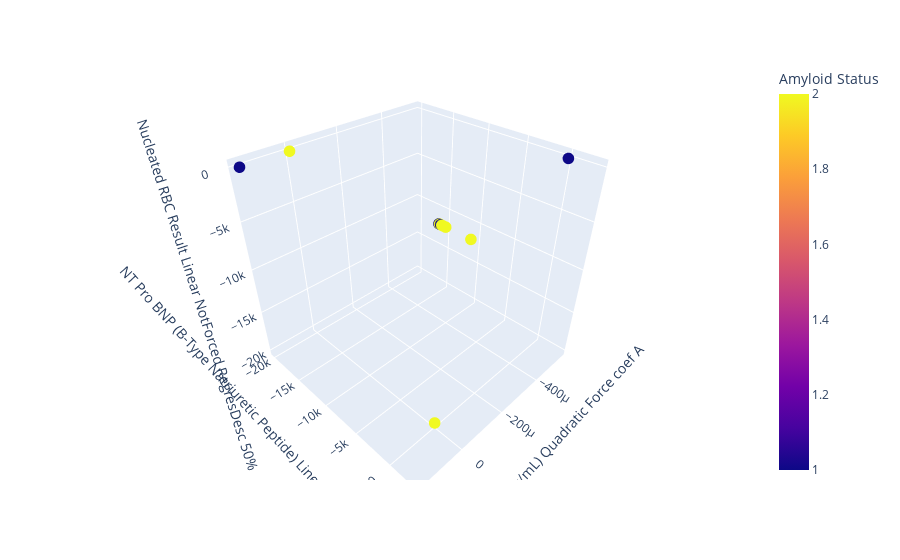

This figure's notebook cell:
### Code cell
fig = px.scatter_3d(dataTable, x=listX[0], y=listX[1], z=listX[2],
              color= y_column_Classification)
fig.update_traces(marker_size = 4)
fig.show()

### Figure 1 — Plotly figure (JSON) as saved in the notebook; plotly's stock layout.template omitted (floating-point values rounded to 4 significant figures)
{"data": [{"hovertemplate": "B12 Result (pg/mL) Quadratic Force coef A=%{x}<br>NT Pro BNP (B-Type Natriuretic Peptide) Linear NotForced RegresDesc 50%=%{y}<br>Nucleated RBC Result Linear NotForced RegresDesc 50%=%{z}<br>Amyloid Status=%{marker.color}<extra></extra>", "legendgroup": "", "marker": {"color": [2, 2, 2, 2, 2, 2, 2, 2, 2, 2, 2, 2, 2, 2, 2, 2, 2, 2, 2, 2, 2, 2, 2, 2, 1, 1, 1, 1, 1, 1, 1, 1, 1, 1, 1, 1, 1, 1, 1, 1, 1, 1, 1, 1, 1, 1, 1, 1], "coloraxis": "coloraxis", "size": 4, "symbol": "circle"}, "mode": "markers", "name": "", "scene": "scene", "showlegend": false, "type": "scatter3d", "x": [0, 0, 0, 0, 0, 0, 0, 0, 0, 0, 0, 0, 0, 0, 0, 0, 0, 0, 0, 0, 0, 0, 0, 0, 0, 0, 0, 0, 0, 0, 0, 0, 0, 0.0001691, 0, 0, 0, 0, 0, 0, 0, 0, 0, 0, 0, 0, -0.0005571, 0], "y": [-5.684e-14, 114.4, -35.03, 2927.0, 0, -20000, 244.0, -103.6, 26.01, 509.3, 0, 0, 0, -176.9, -80.61, 0, -57.33, 0, 0, 0, 17.45, 0, -33.61, 0, 0, 0, 0.05453, 0, 31.26, 0, 0, 1.838, -169.5, -20000, 0, -5.684e-14, -2.274e-13, 0, 18.51, 4.518, 0, 0, -168.8, 21.66, 2.072, 0, 77.07, 0], "z": [0, -0.05607, -0.002713, 0.008985, 0, -0.0006202, -0.002655, -0.0009491, -0.001957, -0.0006354, -20000, -0.001041, 0, -0.00065, -0.001123, -8.674e-19, -0.002824, 0, 0, -0.009454, -8.131e-05, 0, 0, 0.00177, 0, -0.0006501, -0.0002919, 0, -0.00644, -0.003581, 0, 0, -0.004078, -0.006063, 6.939e-18, -0.2036, 0, 0.002027, -0.003069, -0.01153, -0.002566, 0.000479, -0.0008669, -0.003934, -0.003038, 0, -0.001296, -0.005687]}], "layout": {"autosize": true, "coloraxis": {"colorbar": {"title": {"text": "Amyloid Status"}}, "colorscale": [[0, "#0d0887"], [0.1111, "#46039f"], [0.2222, "#7201a8"], [0.3333, "#9c179e"], [0.4444, "#bd3786"], [0.5556, "#d8576b"], [0.6667, "#ed7953"], [0.7778, "#fb9f3a"], [0.8889, "#fdca26"], [1, "#f0f921"]]}, "legend": {"tracegroupgap": 0}, "margin": {"t": 60}, "scene": {"aspectmode": "auto", "aspectratio": {"x": 1, "y": 1, "z": 1}, "domain": {"x": [0, 1], "y": [0, 1]}, "xaxis": {"title": {"text": "B12 Result (pg/mL) Quadratic Force coef A"}, "type": "linear"}, "yaxis": {"title": {"text": "NT Pro BNP (B-Type Natriuretic Peptide) Linear NotForced RegresDesc 50%"}, "type": "linear"}, "zaxis": {"title": {"text": "Nucleated RBC Result Linear NotForced RegresDesc 50%"}, "type": "linear"}}}}
